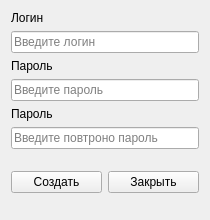
<?xml version="1.0" encoding="UTF-8"?>
<ui version="4.0">
 <class>Form</class>
 <widget class="QWidget" name="Form">
  <property name="geometry">
   <rect>
    <x>0</x>
    <y>0</y>
    <width>210</width>
    <height>220</height>
   </rect>
  </property>
  <property name="maximumSize">
   <size>
    <width>210</width>
    <height>220</height>
   </size>
  </property>
  <property name="windowTitle">
   <string>Регистрация</string>
  </property>
  <layout class="QVBoxLayout" name="verticalLayout_4">
   <item>
    <layout class="QVBoxLayout" name="verticalLayout">
     <item>
      <widget class="QLabel" name="labelLogin">
       <property name="text">
        <string>Логин</string>
       </property>
      </widget>
     </item>
     <item>
      <widget class="QLineEdit" name="lineEditLoginR">
       <property name="placeholderText">
        <string>Введите логин</string>
       </property>
      </widget>
     </item>
    </layout>
   </item>
   <item>
    <layout class="QVBoxLayout" name="verticalLayout_2">
     <item>
      <widget class="QLabel" name="labelPassword">
       <property name="text">
        <string>Пароль</string>
       </property>
      </widget>
     </item>
     <item>
      <widget class="QLineEdit" name="lineEditPasswordR">
       <property name="echoMode">
        <enum>QLineEdit::EchoMode::Password</enum>
       </property>
       <property name="placeholderText">
        <string>Введите пароль</string>
       </property>
      </widget>
     </item>
    </layout>
   </item>
   <item>
    <layout class="QVBoxLayout" name="verticalLayout_3">
     <item>
      <widget class="QLabel" name="labelPassword2">
       <property name="text">
        <string>Пароль</string>
       </property>
      </widget>
     </item>
     <item>
      <widget class="QLineEdit" name="lineEditPassword2R">
       <property name="echoMode">
        <enum>QLineEdit::EchoMode::Password</enum>
       </property>
       <property name="placeholderText">
        <string>Введите повтроно пароль</string>
       </property>
      </widget>
     </item>
    </layout>
   </item>
   <item>
    <spacer name="verticalSpacer">
     <property name="orientation">
      <enum>Qt::Orientation::Vertical</enum>
     </property>
     <property name="sizeHint" stdset="0">
      <size>
       <width>20</width>
       <height>40</height>
      </size>
     </property>
    </spacer>
   </item>
   <item>
    <layout class="QHBoxLayout" name="horizontalLayout">
     <item>
      <widget class="QPushButton" name="pushButtonAddUser">
       <property name="text">
        <string>Создать</string>
       </property>
      </widget>
     </item>
     <item>
      <widget class="QPushButton" name="pushButtonCancel">
       <property name="text">
        <string>Закрыть</string>
       </property>
       <property name="checkable">
        <bool>false</bool>
       </property>
      </widget>
     </item>
    </layout>
   </item>
   <item>
    <spacer name="verticalSpacer_2">
     <property name="orientation">
      <enum>Qt::Orientation::Vertical</enum>
     </property>
     <property name="sizeHint" stdset="0">
      <size>
       <width>20</width>
       <height>40</height>
      </size>
     </property>
    </spacer>
   </item>
  </layout>
 </widget>
 <resources/>
 <connections/>
</ui>
